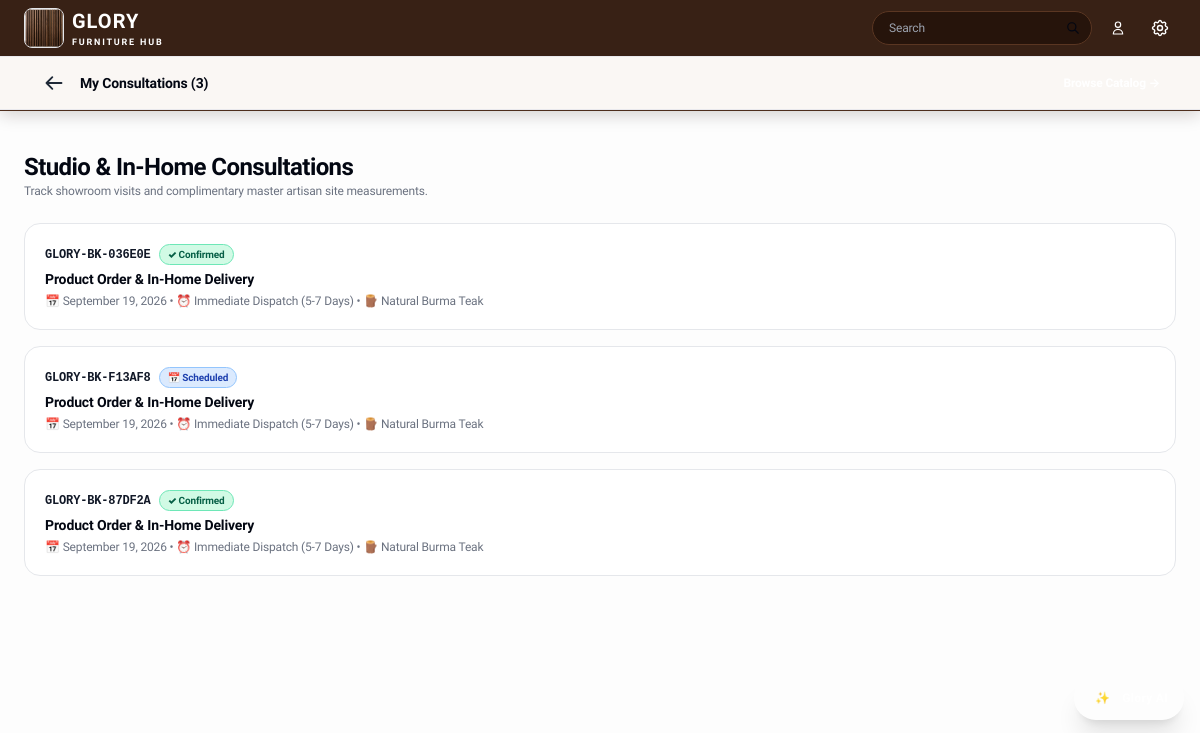
The page /customer/bookings/ (signed in) on the database its author committed.
### apps/bookings/models.py (models this page shows, shortened)
class Booking(models.Model):
    CONSULTATION_TYPES = [
        ('Showroom Visit', 'Showroom Visit (Banjara Hills / Kukatpally)'),
        ('Video Consultation', 'Live Video Design Consultation'),
        ('In-Home Site Measurement', 'Master Artisan In-Home Measurement'),
        ('Product Order & In-Home Delivery', 'Product Order & In-Home Delivery'),
    ]
    STATUS_CHOICES = [
        ('Confirmed', 'Confirmed'),
        ('Scheduled', 'Scheduled'),
        ('In Review', 'In Review'),
        ('Payment Pending', 'Payment Pending'),
        ('Completed', 'Completed'),
        ('Cancelled', 'Cancelled'),
    ]
    booking_id = models.CharField(max_length=50, unique=True, blank=True)
    customer_name = models.CharField(max_length=150)
    email = models.EmailField()
    phone = models.CharField(max_length=25)
    consultation_type = models.CharField(max_length=80, choices=CONSULTATION_TYPES, default='Showroom Visit')
    preferred_date = models.DateField()
    time_slot = models.CharField(max_length=80, default='10:00 AM - 11:30 AM')
    wood_preference = models.CharField(max_length=120, default='Pure Grade-A Burma Teak')
    address = models.TextField(blank=True, default='')
    notes = models.TextField(blank=True, default='')
    status = models.CharField(max_length=50, choices=STATUS_CHOICES, default='Confirmed')
    created_at = models.DateTimeField(auto_now_add=True)
    class Meta:
        ordering = ['-created_at']

### apps/accounts/views.py (the view)
# urls.py: path('customer/bookings/', views.customer_bookings_view, name='customer_bookings'),
def customer_bookings_view(request):
    user = request.user if request.user.is_authenticated else None
    customer_email = (user.email if user else None) or request.session.get('glory_user_email')
    if user and user.email:
        bookings = Booking.objects.filter(email__iexact=user.email).order_by('-created_at')
    elif customer_email:
        bookings = Booking.objects.filter(email__iexact=customer_email).order_by('-created_at')
    else:
        bookings = Booking.objects.none()
    return render(request, 'customer/customer_bookings.html', {
        'bookings': bookings,
        'total_bookings': bookings.count(),
    })

### apps/core/models.py (called while the page is built)
    @classmethod
    def get_settings(cls):
        settings, _ = cls.objects.get_or_create(id=1)
        return settings

### templates/customer/customer_bookings.html (shortened to what this page needs)
{% extends 'base.html' %}
{% load static %}
{% block back_bar %}
<div class="w-full bg-[#FAF7F4] border-t border-b border-gray-200/80 px-4 sm:px-6 lg:px-10 py-3 flex items-center justify-between shadow-2xs relative z-20">
  <div class="flex items-center gap-3">
    <a href="{% url 'customer_home' %}" class="p-1 rounded-full hover:bg-gray-200 text-gray-800">
      <svg class="w-5 h-5 stroke-[2.2]" fill="none" stroke="currentColor" viewBox="0 0 24 24"><path stroke-linecap="round" stroke-linejoin="round" stroke-width="2.2" d="M10 19l-7-7m0 0l7-7m-7 7h18"/></svg>
    </a>
    <span class="text-xs sm:text-sm font-extrabold text-gray-950">My Consultations ({{ total_bookings }})</span>
  </div>
  <a href="{% url 'catalog' %}" class="text-xs font-bold text-[#5C3D2E] hover:underline">Browse Catalog →</a>
</div>
{% endblock %}
{% block content %}
<div class="w-full max-w-5xl mx-auto px-4 sm:px-6 py-6 sm:py-10 space-y-6">
  <div>
    <h1 class="text-2xl font-black text-gray-950 tracking-tight">Studio &amp; In-Home Consultations</h1>
    <p class="text-xs text-gray-500">Track showroom visits and complimentary master artisan site measurements.</p>
  </div>
  <div class="space-y-4">
    {% for b in bookings %}
    <div class="bg-white rounded-2xl p-5 border border-gray-200 flex flex-col sm:flex-row items-start sm:items-center justify-between gap-4">
      <div class="space-y-1">
        <div class="flex items-center gap-2">
          <span class="font-mono text-xs font-bold text-[#5C3D2E]">{{ b.booking_id }}</span>
          {% if b.status == 'Confirmed' %}
            <span class="px-2 py-0.5 rounded-full text-[10px] font-black bg-emerald-100 text-emerald-800 border border-emerald-300">✓ Confirmed</span>
          {% elif b.status == 'Scheduled' %}
            <span class="px-2 py-0.5 rounded-full text-[10px] font-black bg-blue-100 text-blue-800 border border-blue-300">📅 Scheduled</span>
          {% elif b.status == 'In Review' %}
            <span class="px-2 py-0.5 rounded-full text-[10px] font-black bg-amber-100 text-amber-900 border border-amber-300">🔍 In Review</span>
          {% elif b.status == 'Payment Pending' %}
            <span class="px-2 py-0.5 rounded-full text-[10px] font-black bg-orange-100 text-orange-900 border border-orange-300">⏳ Payment Pending</span>
          {% elif b.status == 'Completed' %}
            <span class="px-2 py-0.5 rounded-full text-[10px] font-black bg-teal-100 text-teal-800 border border-teal-300">🎉 Completed</span>
          {% elif b.status == 'Cancelled' %}
            <span class="px-2 py-0.5 rounded-full text-[10px] font-black bg-red-100 text-red-800 border border-red-300">✕ Cancelled</span>
          {% else %}
            <span class="px-2 py-0.5 rounded-full text-[10px] font-black bg-gray-100 text-gray-700 border border-gray-300">{{ b.status }}</span>
          {% endif %}
        </div>
        <h2 class="font-bold text-sm text-gray-950">{{ b.consultation_type }}</h2>
        <p class="text-xs text-gray-500">📅 {{ b.preferred_date|date:"F d, Y" }} &bull; ⏰ {{ b.time_slot }} &bull; 🪵 {{ b.wood_preference }}</p>
      </div>
    </div>
    {% empty %}
    <div class="p-8 text-center bg-white rounded-2xl border border-gray-200">
      <p class="text-xs text-gray-500">No appointments scheduled.</p>
      <a href="{% url 'catalog' %}" class="inline-block mt-2 text-xs font-bold text-[#5C3D2E] hover:underline">Browse Catalog →</a>
    </div>
    {% endfor %}
  </div>
</div>
{% endblock %}

### templates/base.html (style rules this page uses)
body { font-family: 'Plus Jakarta Sans', system-ui, -apple-system, BlinkMacSystemFont, sans-serif; background-color: #FDFDFD; color: #1E1E1E; -webkit-font-smoothing: antialiased; -moz-osx-font-smoothing: grayscale; letter-spacing: -0.01em; }

### rows shown on the page
Booking: booking_id "GLORY-BK-036E0E", status "✓ Confirmed", consultation_type "Product Order & In-Home Delivery", preferred_date "September 19, 2026", time_slot "Immediate Dispatch (5-7 Days)", wood_preference "Natural Burma Teak"
Booking: booking_id "GLORY-BK-F13AF8", status "📅 Scheduled", consultation_type "Product Order & In-Home Delivery", preferred_date "September 19, 2026", time_slot "Immediate Dispatch (5-7 Days)", wood_preference "Natural Burma Teak"
Booking: booking_id "GLORY-BK-87DF2A", status "✓ Confirmed", consultation_type "Product Order & In-Home Delivery", preferred_date "September 19, 2026", time_slot "Immediate Dispatch (5-7 Days)", wood_preference "Natural Burma Teak"

### other values the page prints
{{ total_bookings }} "3"
